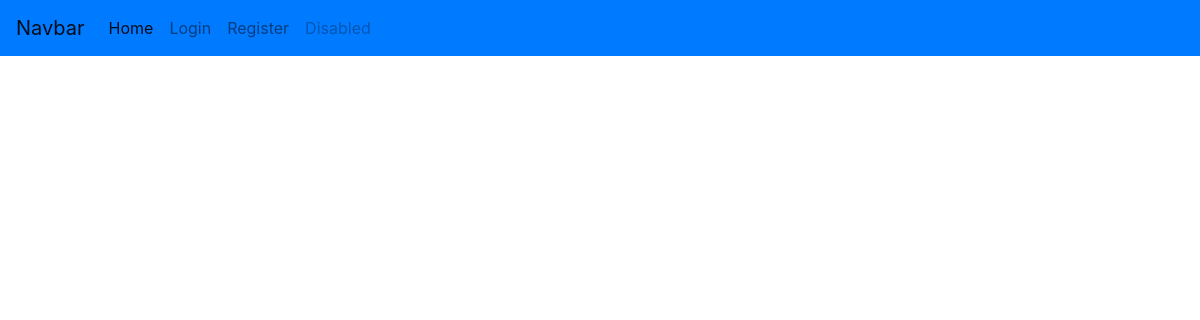
/show/ (signed in), run on an earlier commit of the app's database.
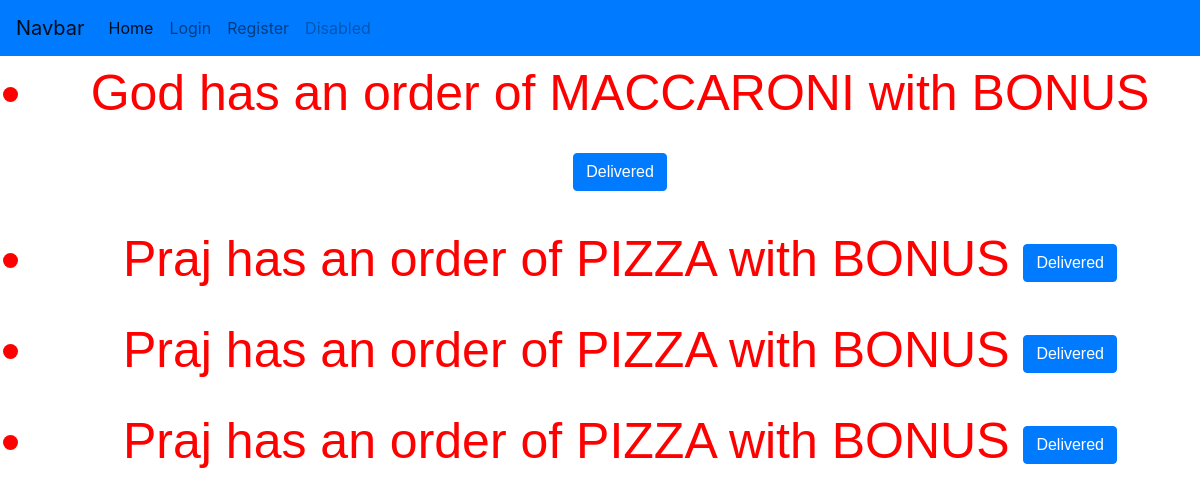
And on a later commit of the database.
### Order/models.py (models this page shows, shortened)
class Order(models.Model):
    M={"PIZZA":123,"MACCARONI":334,"PASTA":90,"Burger":50,"Chicken":100}
    C=[("PIZZA","PZ"),
       ("MACCARONI","MCC"),
       ("PASTA","PST"),
       ("Burger","BG"),
       ("Chicken","CHK")]
    buyer=models.ForeignKey(User,default=1,on_delete=models.CASCADE)
    response=models.ForeignKey(Employee,default=1,on_delete=models.CASCADE)
    Choice=models.CharField(choices=C,max_length=100,default="PIZZA")
    F=models.IntegerField(default=0)
    B=models.IntegerField(default=0)

### Order/views.py (the view)
# urls.py: path('show/',Getting_order.as_view(),name="show-order"),
class Getting_order(ListView):
    template_name="Order/show.html"
    def get_queryset(self):
        J=Employee.objects.filter(account=self.request.user).first()
        Q=Order.objects.filter(response=J)
        return Q;

### Order/templates/Order/show.html
{% extends "Order/layout.html" %}{% block content %} {% for i in object_list %}
<ul style="color:red; font-size:50px;text-align:center;font-family:'Franklin Gothic Medium', 'Arial Narrow', Arial, sans-serif;">
    {% ifequal i.bonus 0 %}
    <li>{{i.buyer}} has an order of {{i.Choice}}
        <a type="submit" class="btn btn-primary" href='/delivered/{{i.id}}' "> Delivered</a>
    </li>
    {% else %}
    <li>{{i.buyer}} has an order of {{i.Choice}} with BONUS <a type="submit " class="btn btn-primary " href='/delivered/{{i.id}}' "> Delivered</a>
    </li>
    {% endifequal %}
</ul>
{% endfor %} {% endblock %}

### Order/templates/Order/layout.html (shortened to what this page needs)
{% load static %}
<!doctype html>
<html lang="en">
<head>
    <link rel="stylesheet" href="https://stackpath.bootstrapcdn.com/bootstrap/4.5.2/css/bootstrap.min.css">
    <link rel="stylesheet" href="{%static 'Order/style.css' %}">
</head>
<body>
    <nav class="navbar navbar-expand-lg navbar-light bg-primary">
        <a class="navbar-brand" href="#">Navbar</a>
        <div class="collapse navbar-collapse" id="navbarNav">
            <ul class="navbar-nav">
                <li class="nav-item active">
                    <a class="nav-link" href="/">Home <span class="sr-only">(current)</span></a>
                </li>
                <li class="nav-item">
                    <a class="nav-link" href="/login">Login</a>
                </li>
                <li class="nav-item">
                    <a class="nav-link" href="/register">Register</a>
                </li>
                <li class="nav-item">
                    <a class="nav-link disabled" href="#" tabindex="-1" aria-disabled="true">Disabled</a>
                </li>
            </ul>
        </div>
    </nav>
    {% block content %}{% endblock %}
</body>
</html>

### Order/static/Order/style.css (style rules this page uses)
body { background-image: url("A.jpg"); height: 100%; background-position: center; background-repeat: repeat; background-size: cover; }

What changed in the data, as far as the page shows it:
added Order: buyer "God", Choice "MACCARONI"
added Order: buyer "Praj", Choice "PIZZA"
added Order: buyer "Praj", Choice "PIZZA"
added Order: buyer "Praj", Choice "PIZZA"
